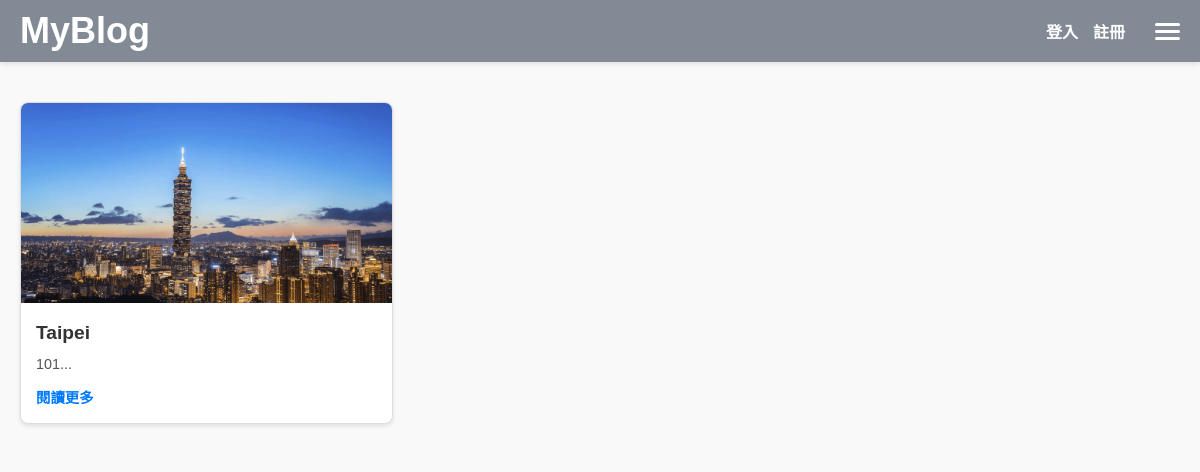
The page / on the database its author committed.
### app.py (models this page shows, shortened)
class Location(db.Model):
    id = db.Column(db.Integer, primary_key=True)
    name = db.Column(db.String(100), nullable=False)
    description = db.Column(db.String(300), nullable=False)
    image = db.Column(db.String(100), nullable=False)

### app.py (the view)
@app.route('/')
def index():
    locations = Location.query.all()
    return render_template('index.html', locations=locations)

### templates/index.html (shortened to what this page needs)
<!DOCTYPE html>
<html lang="zh-TW">
<head>
    <link rel="stylesheet" href="{{ url_for('static', filename='css/general.css') }}">
    <link rel="stylesheet" href="{{ url_for('static', filename='css/index.css') }}">
</head>
<body>
    <div class="header-container">
        <div class="header-title">
            <a href="{{ url_for('index') }}">MyBlog</a>
        </div>
        <div class="header-links">
            {% if current_user.is_authenticated %}
                <span>歡迎, {{ current_user.username }}!</span>
                <a href="{{ url_for('logout') }}">登出</a>
            {% else %}
                <a href="{{ url_for('login') }}">登入</a>
                <a href="{{ url_for('register') }}">註冊</a>
            {% endif %}
        </div>
        <div class="hamburger-menu" onclick="toggleMenu()">
            <div></div>
            <div></div>
            <div></div>
        </div>
    </div>
    <div class="container">
        <div class="card-grid">
            {% for location in locations %}
            <div class="card">
                <img src="{{ url_for('static', filename='images/' + location.image) }}" alt="{{ location.name }}">
                <div class="card-content">
                    <h2 class="card-title">{{ location.name }}</h2>
                    <p class="card-description">{{ location.description[:50] }}...</p>
                    <a href="{{ url_for('location', id=location.id) }}">閱讀更多</a>
                </div>
            </div>
            {% endfor %}
        </div>
    </div>
</body>
</html>

### static/css/general.css (style rules this page uses)
body { font-family: Arial, sans-serif; margin: 0; padding: 0; background-color: #f9f9f9; color: #333; }
.container { max-width: 1200px; margin: 0 auto; padding: 20px; }
.header-container { display: flex; justify-content: space-between; align-items: center; padding: 10px 20px; background-color: #828b95; color: white; position: sticky; top: 0; z-index: 1000; box-shadow: 0 2px 5px rgba(0, 0, 0, 0.1); }
.header-title { font-size: 1.5em; margin: 0; font-weight: bold; }
.header-title a { font-size: 1.5em; color: white; font-weight: bold; text-decoration: none; }
.header-links { display: flex; align-items: center; margin-left: auto; }
.header-links a { align-items: center; margin-left: 15px; color: white; text-decoration: none; font-weight: bold; font-size: 1em; }
.hamburger-menu { margin-left: 30px; display: flex; flex-direction: column; cursor: pointer; }
.hamburger-menu div { width: 25px; height: 3px; background-color: white; border-radius: 2px; margin: 2px 0; }

### static/css/index.css (style rules this page uses)
.card-grid { display: grid; grid-template-columns: repeat(3, 1fr); gap: 20px; margin-top: 20px; }
.card { background: #fff; border: 1px solid #ddd; border-radius: 8px; box-shadow: 0 2px 4px rgba(0, 0, 0, 0.1); overflow: hidden; transition: transform 0.2s, box-shadow 0.2s; min-height: 320px; }
.card-grid::after { content: ''; display: block; visibility: hidden; grid-column: span 3; }
.card img { width: 100%; height: 200px; object-fit: cover; }
.card-content { padding: 15px; }
.card-title { font-size: 1.2em; font-weight: bold; color: #333; margin: 0 0 10px 0; }
.card-description { font-size: 0.9em; color: #555; line-height: 1.5; margin: 0 0 10px 0; }
.card a { text-decoration: none; color: #007bff; font-weight: bold; font-size: 0.9em; }

### rows shown on the page
Location: image (picture), name "Taipei", description "101"
